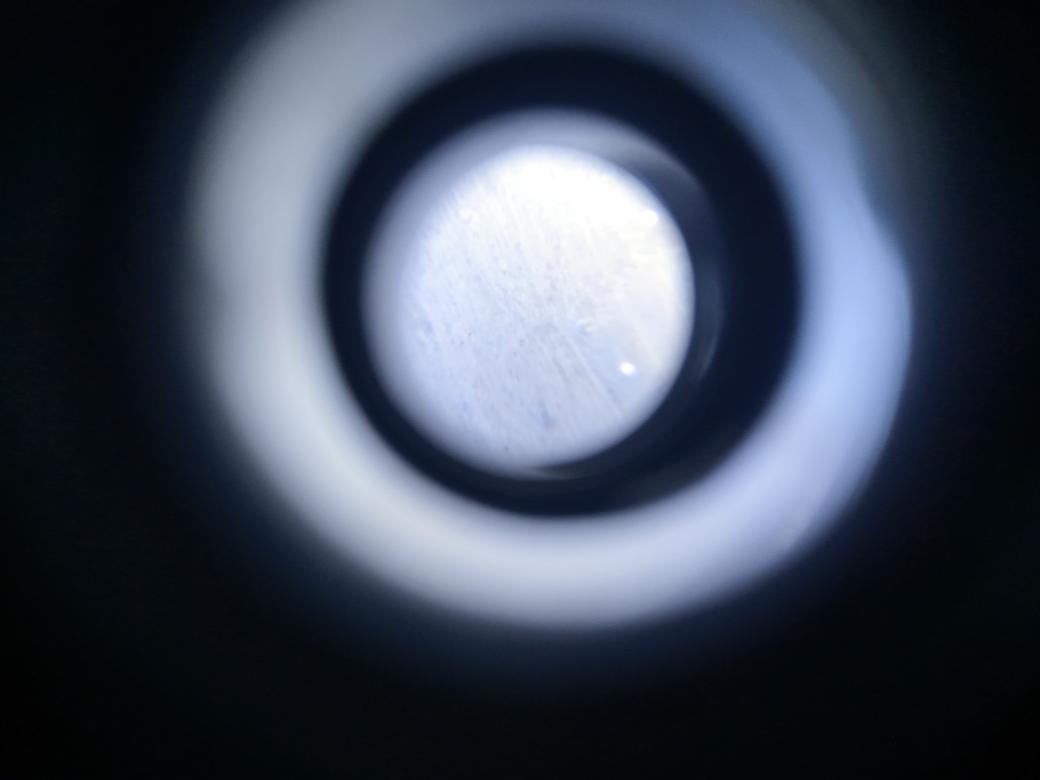
#> input picture Datasets/1yB/IMG20240615104925.jpg, 4160 x 3120 px, given as the content of the folder C:/Users/Kanchan/Desktop/Steel Analysis/Dataset/np, which was not available (shown at 1/4 size)
$ python Degradation_Analysis_Full.py
#> lines starting #> are read from the running program, lines starting #| are printed output that depends on the picture; after the words box and inside, x2 and y2 are one past the last pixel; in counts of white or black regions, pixels touching at a corner belong together; pictures that were not available may be replaced by others from this repository, and a replacement may not be noted
import cv2
import numpy as np
import os
import pandas as pd
from skimage.metrics import structural_similarity as ssim

base_folder = "C:/Users/Kanchan/Desktop/Steel Analysis/Dataset"
stages = ["1yB", "5Y", "5Yb"]
np_folder = os.path.join(base_folder, "np")
output_csv = os.path.join(base_folder, "degradation_all.csv")

df_existing = pd.read_csv(output_csv) if os.path.exists(output_csv) else pd.DataFrame()
#> (reads degradation_all.csv from the repository)

def is_image_file(filename):
    return filename.lower().endswith((".png", ".jpg", ".jpeg"))

np_images = sorted([f for f in os.listdir(np_folder) if is_image_file(f)])

degradation_data = []

for stage in stages:
    stage_folder = os.path.join(base_folder, stage)
    stage_images = sorted([f for f in os.listdir(stage_folder) if is_image_file(f)])

    comparison_folder = os.path.join(base_folder, f"comparison_{stage}")
    os.makedirs(comparison_folder, exist_ok=True)

    for np_img, stage_img in zip(np_images, stage_images):
        np_path = os.path.join(np_folder, np_img)
        stage_path = os.path.join(stage_folder, stage_img)

        np_image = cv2.imread(np_path, cv2.IMREAD_GRAYSCALE)
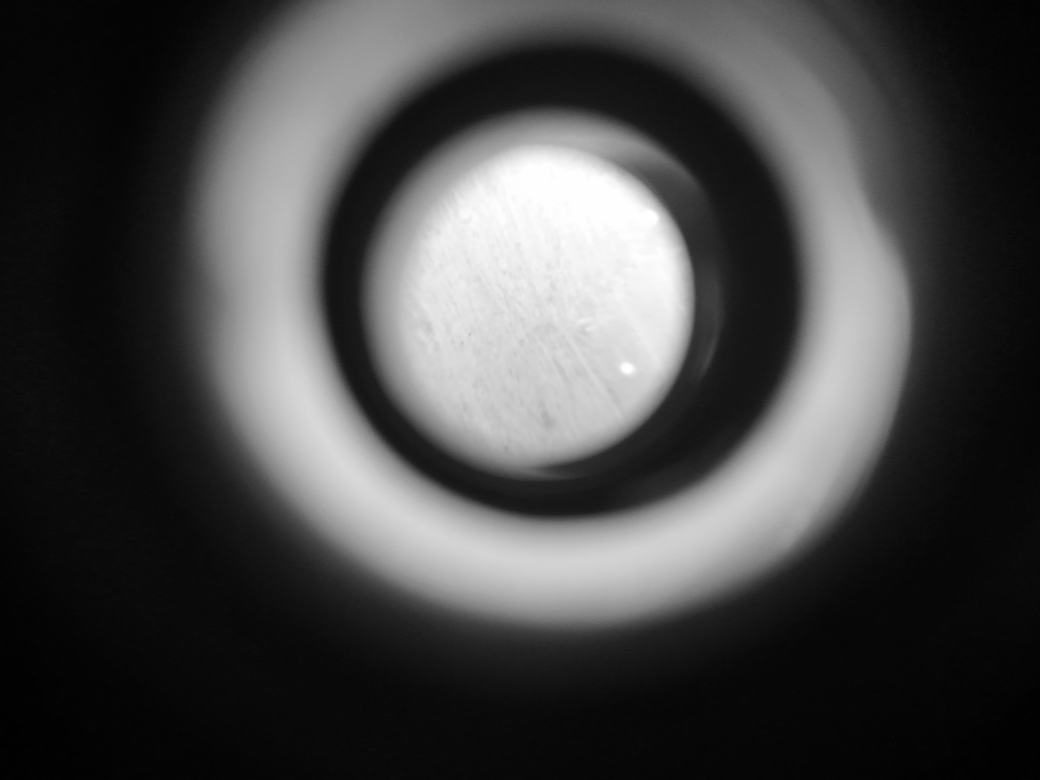
#> np_image: shape (3120, 4160) (shown at 1/4 size); min 0, max 255, mean 70.7
        stage_image = cv2.imread(stage_path, cv2.IMREAD_GRAYSCALE)

        if np_image is None or stage_image is None:
            print(f"Error: Could not load image {np_img} or {stage_img}. Skipping...")
            continue

        if np_image.shape != stage_image.shape:
            stage_image = cv2.resize(stage_image, (np_image.shape[1], np_image.shape[0]))

        clahe = cv2.createCLAHE(clipLimit=2.5, tileGridSize=(8, 8))
        np_enhanced = clahe.apply(np_image)
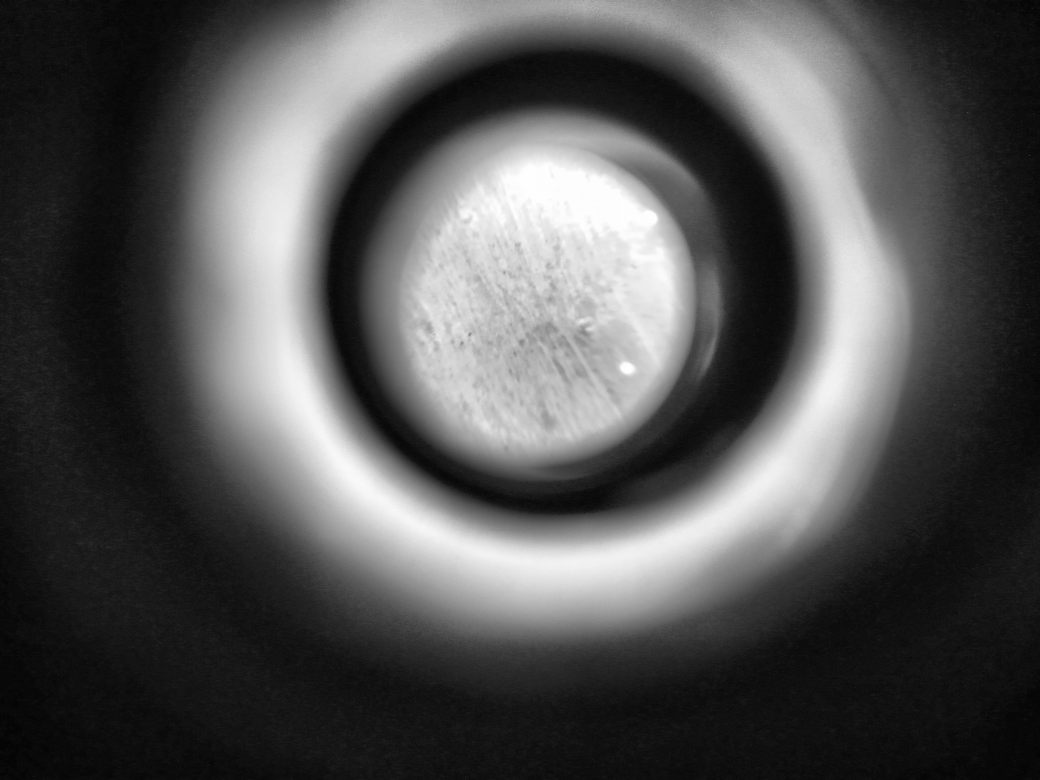
#> np_enhanced: shape (3120, 4160) (shown at 1/4 size); min 1, max 255, mean 83
        stage_enhanced = clahe.apply(stage_image)

        np_thresh = cv2.adaptiveThreshold(np_enhanced, 255, cv2.ADAPTIVE_THRESH_MEAN_C, cv2.THRESH_BINARY_INV, 31, 7)
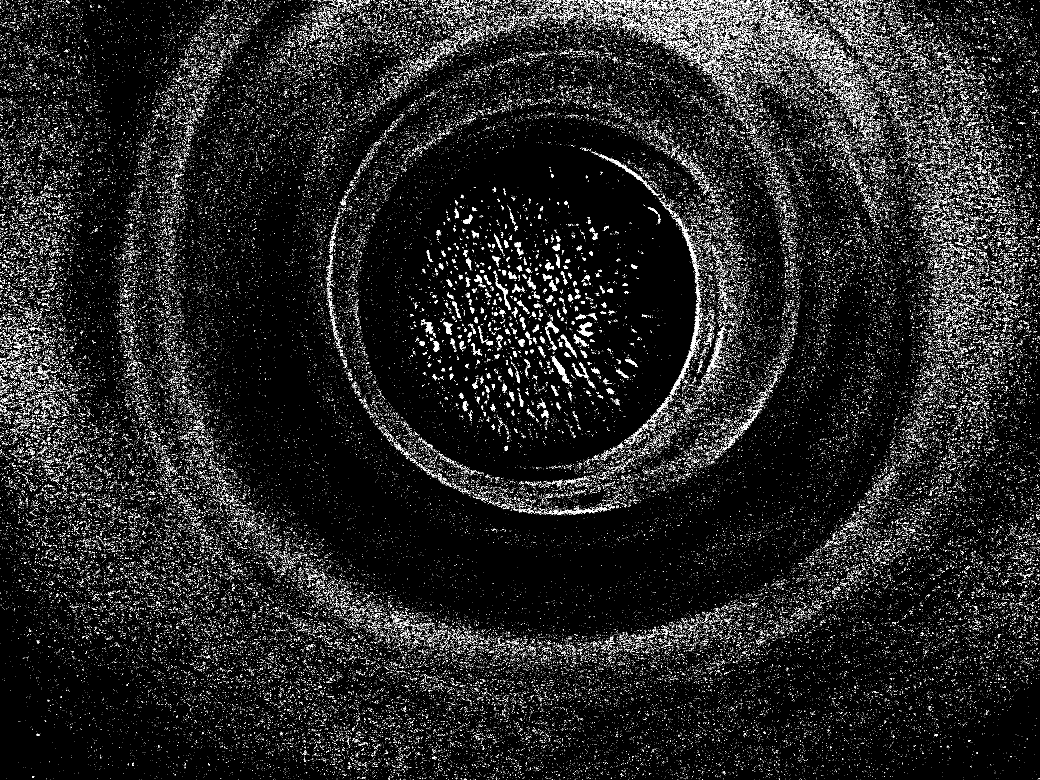
#> np_thresh: shape (3120, 4160) (shown at 1/4 size); 4.3% white in thin lines or dots
        stage_thresh = cv2.adaptiveThreshold(stage_enhanced, 255, cv2.ADAPTIVE_THRESH_MEAN_C, cv2.THRESH_BINARY_INV, 31, 7)

        kernel = cv2.getStructuringElement(cv2.MORPH_ELLIPSE, (5, 5))
        np_thresh = cv2.morphologyEx(np_thresh, cv2.MORPH_OPEN, kernel, iterations=3)
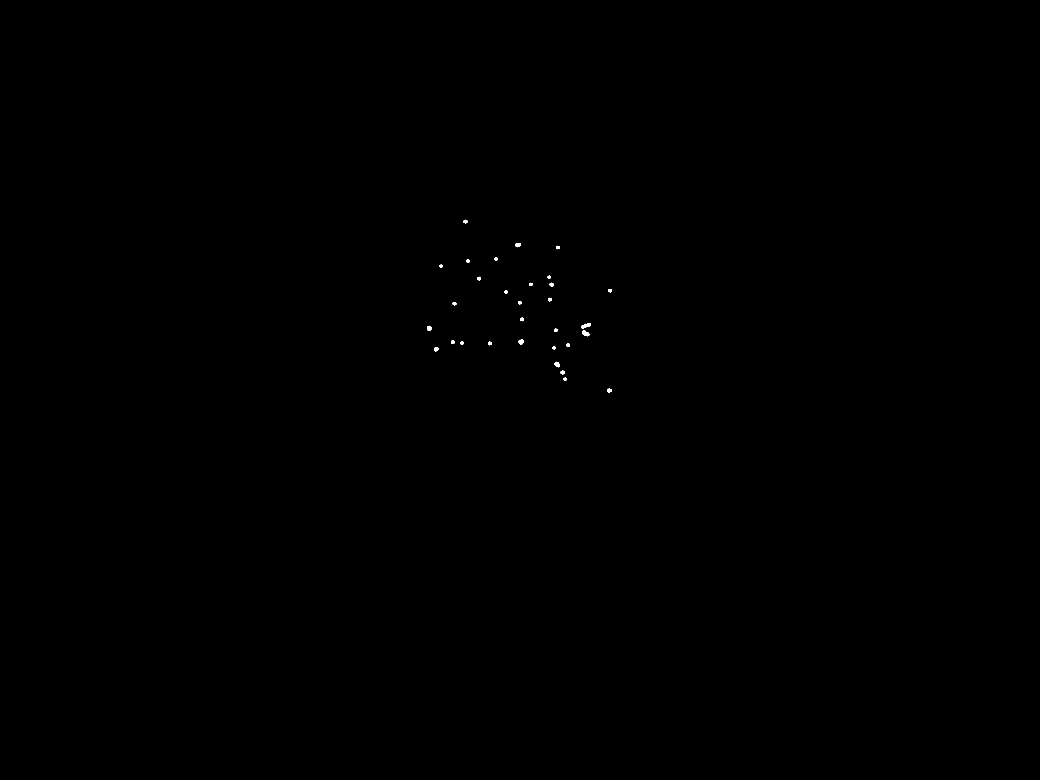
#> np_thresh: shape (3120, 4160) (shown at 1/4 size); 0.04% white; 31 white regions, largest, box (x1, y1, x2, y2) and area: (2325, 1292, 2363, 1315) 454, (2329, 1321, 2357, 1345) 428, (2075, 1358, 2096, 1379) 322
        stage_thresh = cv2.morphologyEx(stage_thresh, cv2.MORPH_OPEN, kernel, iterations=3)

        diff_mask = cv2.absdiff(np_thresh, stage_thresh)
#> diff_mask: shape (3120, 4160); every value is 0
        change_pixels = np.count_nonzero(diff_mask)
#> change_pixels = 0
        total_pixels = np_image.shape[0] * np_image.shape[1]
#> total_pixels = 12979200
        degradation_percentage = (change_pixels / total_pixels) * 100
#> degradation_percentage = 0

        ssim_value, ssim_map = ssim(np_image, stage_image, full=True)
#> ssim_map: shape (3120, 4160) float64; every value is 1
#> ssim_value = 1
        ssim_map = np.uint8((ssim_map + 1) * 127.5)
#> ssim_map: shape (3120, 4160); every value is 255

        comparison_image_path = os.path.join(comparison_folder, f"comparison_{np_img}_{stage}.png")
        ssim_image_path = os.path.join(comparison_folder, f"ssim_map_{np_img}_{stage}.png")

        np_overlay = cv2.cvtColor(np_image, cv2.COLOR_GRAY2BGR)
        stage_overlay = cv2.cvtColor(stage_image, cv2.COLOR_GRAY2BGR)

        np_overlay[diff_mask == 255] = [0, 255, 0]
        stage_overlay[diff_mask == 255] = [0, 0, 255]

        combined = np.hstack((np_overlay, stage_overlay))
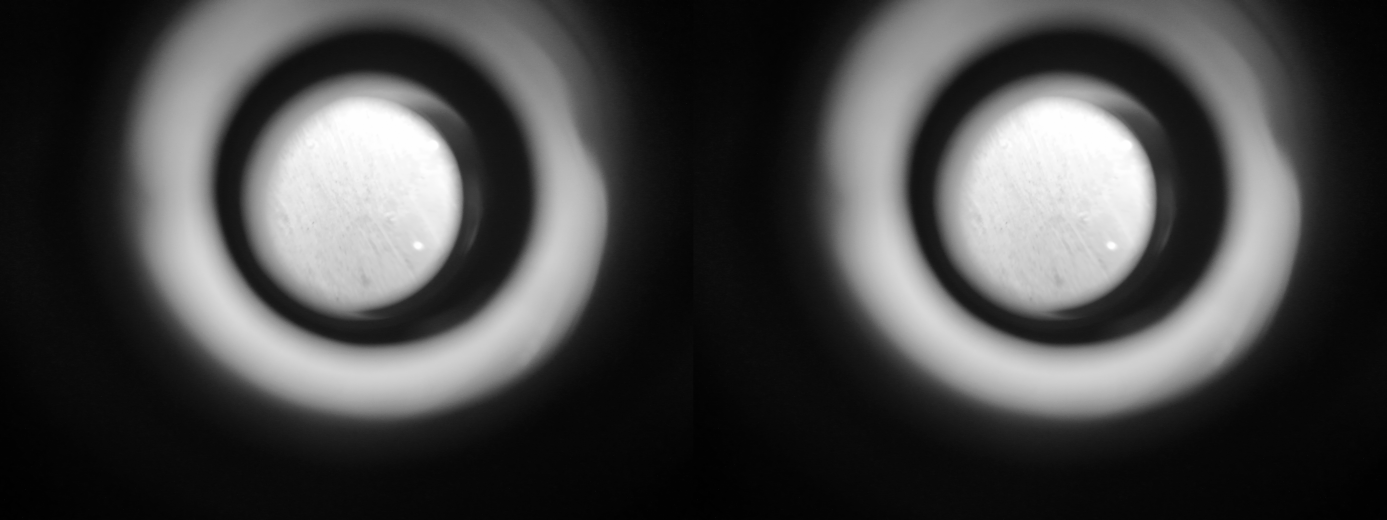
#> combined: shape (3120, 8320, 3) (shown at 1/6 size); min 0, max 255, mean 70.7
        cv2.imwrite(comparison_image_path, combined)

        cv2.imwrite(ssim_image_path, ssim_map)

        degradation_data.append([np_img, stage, degradation_percentage, ssim_value, comparison_image_path, ssim_image_path])
        print(f"{np_img} ({stage}) -> Degradation: {degradation_percentage:.2f}% | SSIM: {ssim_value:.4f} | Saved: {comparison_image_path}")
#| IMG20240615104925.jpg (1yB) -> Degradation: 0.00% | SSIM: 1.0000 | Saved: C:/Users/Kanchan/Desktop/Steel Analysis/Dataset/comparison_1yB/comparison_IMG20240615104925.jpg_1yB.png

df_new = pd.DataFrame(degradation_data, columns=["Image", "Stage", "Degradation_Percentage", "SSIM", "Comparison_Image_Path", "SSIM_Image_Path"])
#> df_new = table of 3 rows and 6 columns
df_combined = pd.concat([df_existing, df_new], ignore_index=True)
#> df_combined = table of 33 rows and 6 columns
df_combined.to_csv(output_csv, index=False)

print(f"Updated full degradation report saved to {output_csv}")
